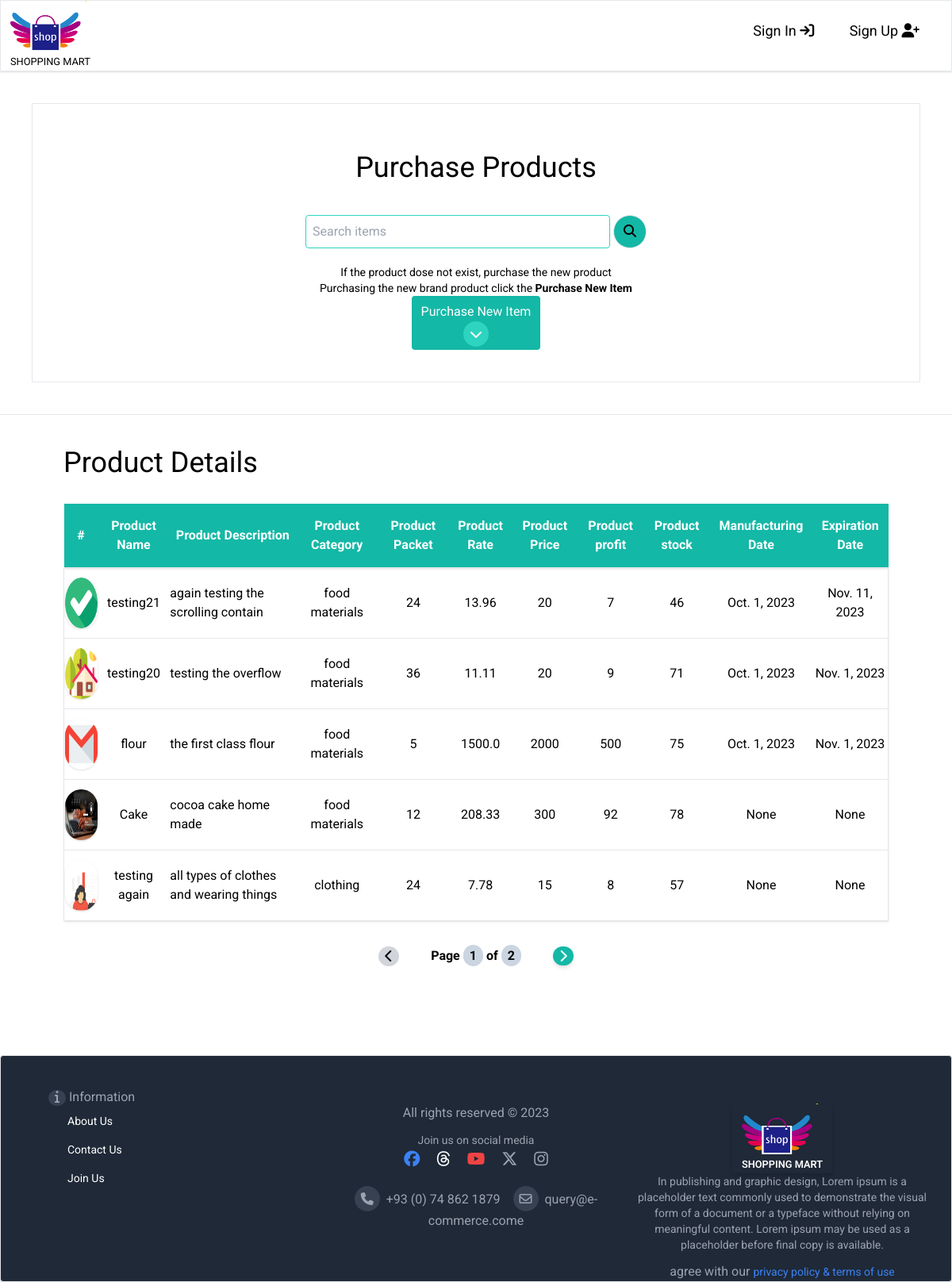
/store/purchase/, run on an earlier commit of the app's database.
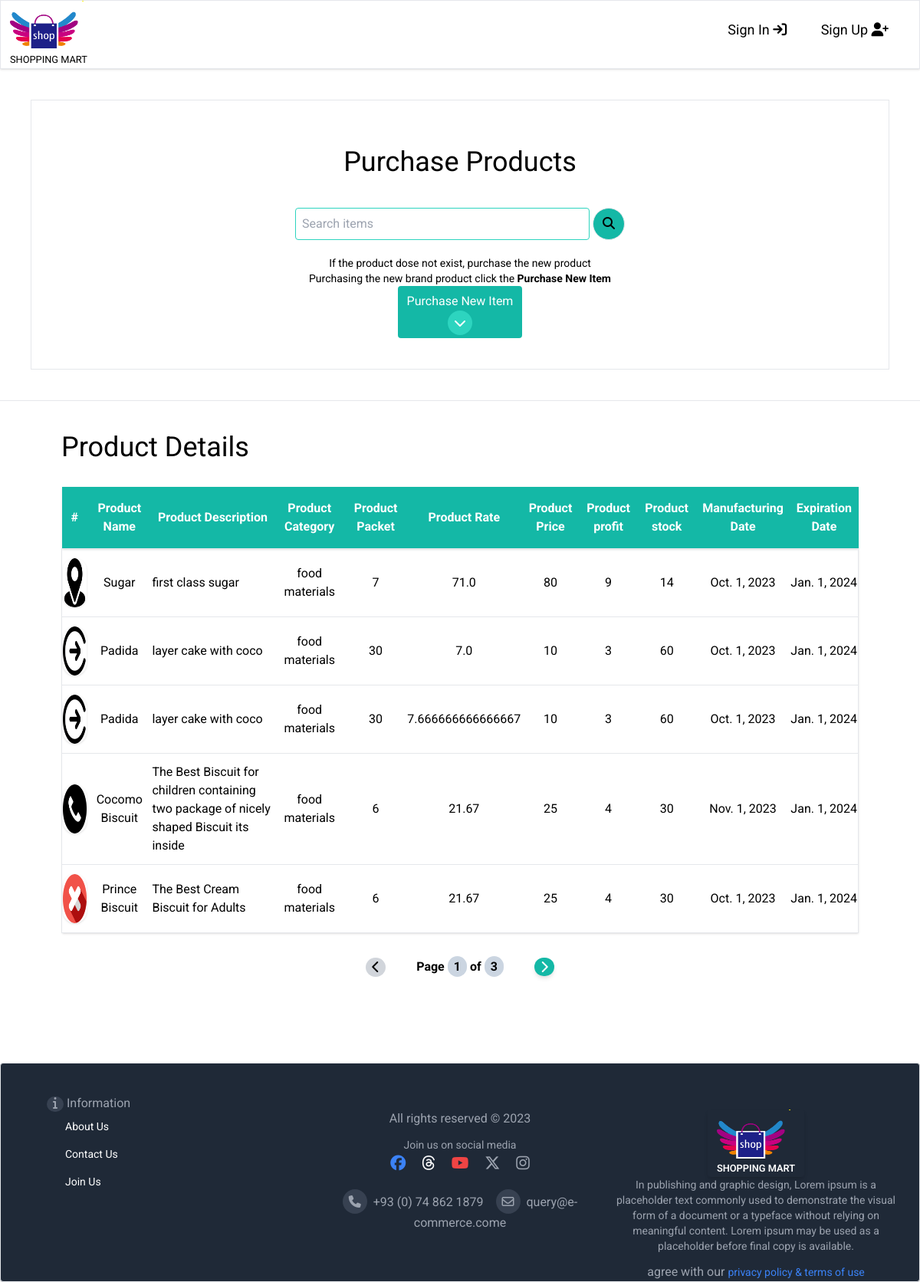
And on a later commit of the database.
### store/models.py (models this page shows, shortened)
class Product(models.Model):
    category = models.ForeignKey(Category, on_delete=models.CASCADE)
    name = models.CharField(max_length=100)
    description = models.CharField(max_length=200)
    price = models.IntegerField(default=0)
    bulk_price = models.IntegerField(default=0)
    quantity = models.IntegerField(default=0)
    rate = models.FloatField(default=0)
    mfd = models.DateField(null=True, blank=True)
    expd = models.DateField(null=True, blank=True)
    profit = models.IntegerField(default=0)
    stock = models.IntegerField(default=0)
    packet = models.IntegerField(default=0)
    image = models.ImageField(default='default.jpg', upload_to='item_images')

class Category(models.Model):
    name = models.CharField(max_length=50)
    description = models.CharField(max_length=200)
    def __str__(self):
        return self.name

### store/views.py (the view, shortened to what this page needs)
# urls.py: path('purchase/', views.purchase, name='purchase'),
def purchase(request):
    product = Product.objects.all().order_by('-id')
    p = Paginator(product, 5 )
    page_number = request.GET.get('page')
    try:
        page_obj = p.get_page(page_number)
    except PageNotAnInteger:
        page_obj = p.page(1)
    except EmptyPage:
        page_obj = p.page(p.num_pages)
    number = []
    for x in range(1, 100,1):
        number.append(x)
    cat = Category.objects.all()
    context = {'category':cat,'page_obj':page_obj,'num':number}
    return render(request, 'purchase.html', context)

### store/templates/purchase.html (shortened to what the changed rows need)
{% extends 'main/base.html' %}
{% load static %}
{% block content %}
<div class="mx-10 mb-10 p-10">
<div class="heading">
    <h1 class="text-4xl text-center inline-block" id="border-design">Product Details</h1>
</div>
<table class="table-auto w-full">
    <thead class="w-full py-4 text-center bg-teal-500 shadow text-white ">
        <th class="py-4 " id="border-design">#</th>
        <th class="py-4 " id="border-design">Product Name</th>
        <th class="py-4 " id="border-design">Product Description</th>
        <th class="py-4 " id="border-design">Product Category</th>
        <th class="py-4 " id="border-design">Product Packet</th>
        <th class="py-4 " id="border-design">Product Rate</th>
        <th class="py-4 " id="border-design">Product Price</th>
        <th class="py-4" id="border-design">Product profit</th>
        <th class="py-4 " id="border-design">Product stock</th>
        <th class="py-4" id="border-design">Manufacturing Date</th>
        <th class="py-4" id="border-design">Expiration Date</th>
    </thead>
    <tbody class="text-center shadow border">
        {% for item in page_obj.object_list %}
        <tr class="border">
            {% if item.image %}
                <td class="py-3"><img src="{{item.image.url}}" alt="image" class="w-16 h-16 rounded-full shadow"></td>
            {% elif not item.image %}
                <td class="py-3"><img src="media/item_images/default.png" class="w-16 h-16 rounded-full shadow"></td>
            {% endif %}
            <td class="py-3">{{item.name}}</td>
            <td class="py-3 text-start w-40">{{item.description}}</td>
            <td class="py-3">{{item.category}}</td>
            <td class="py-3">{{item.packet}}</td>
            <td class="py-3">{{item.rate}}</td>
            <td class="py-3">{{item.price}}</td>
            <td class="py-3">{{item.profit}}</td>
            <td class="py-3">{{item.stock}}</td>
            <td class="py-3">{{item.mfd}}</td>
            <td class="py-3">{{item.expd}}</td>
        </tr>
        {% endfor %}
    </tbody>
</table>
<div class="flex justify-center my-5 py-3">
    <span class="font-bold mx-10">Page
        <span class="bg-slate-300 text-dark rounded-full px-2 py-1">{{page_obj.number}}</span> of
        <span class="bg-slate-300 text-dark rounded-full px-2 py-1">{{page_obj.paginator.num_pages}}</span>
    </span>
</div>
</div>
{% endblock content %}

What changed in the data, as far as the page shows it:
no longer on this page (row unchanged): Product: image (picture), name "testing21", description "again testing the scrolling contain", category "food materials", packet "24", rate "13.96", price "20", profit "7", stock "46", mfd "Oct. 1, 2023", expd "Nov. 11, 2023"
no longer on this page (row unchanged): Product: image (picture), name "testing20", description "testing the overflow", category "food materials", packet "36", rate "11.11", price "20", profit "9", stock "71", mfd "Oct. 1, 2023", expd "Nov. 1, 2023"
no longer on this page (row unchanged): Product: image (picture), name "flour", description "the first class flour", category "food materials", packet "5", rate "1500.0", price "2000", profit "500", stock "75", mfd "Oct. 1, 2023", expd "Nov. 1, 2023"
no longer on this page (row unchanged): Product: image (picture), name "Cake", description "cocoa cake home made", category "food materials", packet "12", rate "208.33", price "300", profit "92", stock "78", mfd "None", expd "None"
no longer on this page (row unchanged): Product: image (picture), name "testing again", description "all types of clothes and wearing things", category "clothing", packet "24", rate "7.78", price "15", profit "8", stock "57", mfd "None", expd "None"
added Product: image (picture), name "Sugar", description "first class sugar", category "food materials", packet "7", rate "71.0", price "80", profit "9", stock "14", mfd "Oct. 1, 2023", expd "Jan. 1, 2024"
added Product: image (picture), name "Padida", description "layer cake with coco", category "food materials", packet "30", rate "7.0", price "10", profit "3", stock "60", mfd "Oct. 1, 2023", expd "Jan. 1, 2024"
added Product: image (picture), name "Padida", description "layer cake with coco", category "food materials", packet "30", rate "7.666666666666667", price "10", profit "3", stock "60", mfd "Oct. 1, 2023", expd "Jan. 1, 2024"
added Product: image (picture), name "Cocomo Biscuit", description "The Best Biscuit for children containing two package of nicely shaped Biscuit its inside", category "food materials", packet "6", rate "21.67", price "25", profit "4", stock "30", mfd "Nov. 1, 2023", expd "Jan. 1, 2024"
added Product: image (picture), name "Prince Biscuit", description "The Best Cream Biscuit for Adults", category "food materials", packet "6", rate "21.67", price "25", profit "4", stock "30", mfd "Oct. 1, 2023", expd "Jan. 1, 2024"
Also different on the page:
{{ page_obj.paginator.num_pages }}: "2" → "3"
